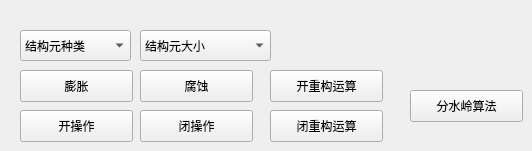
    <widget class="QWidget" name="tab_9">
     <attribute name="title">
      <string>灰度数学形态学</string>
     </attribute>
     <widget class="QComboBox" name="structType">
      <property name="geometry">
       <rect>
        <x>20</x>
        <y>30</y>
        <width>111</width>
        <height>31</height>
       </rect>
      </property>
      <item>
       <property name="text">
        <string>结构元种类</string>
       </property>
      </item>
      <item>
       <property name="text">
        <string>矩形</string>
       </property>
      </item>
      <item>
       <property name="text">
        <string>十字形</string>
       </property>
      </item>
      <item>
       <property name="text">
        <string>线性</string>
       </property>
      </item>
     </widget>
     <widget class="QPushButton" name="dilation">
      <property name="geometry">
       <rect>
        <x>20</x>
        <y>70</y>
        <width>113</width>
        <height>32</height>
       </rect>
      </property>
      <property name="text">
       <string>膨胀</string>
      </property>
     </widget>
     <widget class="QPushButton" name="erosion">
      <property name="geometry">
       <rect>
        <x>140</x>
        <y>70</y>
        <width>113</width>
        <height>32</height>
       </rect>
      </property>
      <property name="text">
       <string>腐蚀</string>
      </property>
     </widget>
     <widget class="QPushButton" name="open_2">
      <property name="geometry">
       <rect>
        <x>20</x>
        <y>110</y>
        <width>113</width>
        <height>32</height>
       </rect>
      </property>
      <property name="text">
       <string>开操作</string>
      </property>
     </widget>
     <widget class="QPushButton" name="close">
      <property name="geometry">
       <rect>
        <x>140</x>
        <y>110</y>
        <width>113</width>
        <height>32</height>
       </rect>
      </property>
      <property name="text">
       <string>闭操作</string>
      </property>
     </widget>
     <widget class="QPushButton" name="openReconstruct">
      <property name="geometry">
       <rect>
        <x>270</x>
        <y>70</y>
        <width>113</width>
        <height>32</height>
       </rect>
      </property>
      <property name="text">
       <string>开重构运算</string>
      </property>
     </widget>
     <widget class="QPushButton" name="watershed">
      <property name="geometry">
       <rect>
        <x>410</x>
        <y>90</y>
        <width>113</width>
        <height>32</height>
       </rect>
      </property>
      <property name="text">
       <string>分水岭算法</string>
      </property>
     </widget>
     <widget class="QPushButton" name="closeReconstruct">
      <property name="geometry">
       <rect>
        <x>270</x>
        <y>110</y>
        <width>113</width>
        <height>32</height>
       </rect>
      </property>
      <property name="text">
       <string>闭重构运算</string>
      </property>
     </widget>
     <widget class="QComboBox" name="RecSize">
      <property name="geometry">
       <rect>
        <x>140</x>
        <y>30</y>
        <width>131</width>
        <height>31</height>
       </rect>
      </property>
      <item>
       <property name="text">
        <string>结构元大小</string>
       </property>
      </item>
      <item>
       <property name="text">
        <string>3</string>
       </property>
      </item>
      <item>
       <property name="text">
        <string>5</string>
       </property>
      </item>
      <item>
       <property name="text">
        <string>7</string>
       </property>
      </item>
     </widget>
    </widget>
